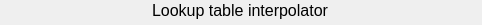
        <widget class="PyDMFrame" name="composite">
          <property name="geometry">
            <rect>
              <x>0</x>
              <y>0</y>
              <width>482</width>
              <height>25</height>
            </rect>
          </property>
          <property name="sizePolicy">
            <sizepolicy hsizetype="Ignored" vsizetype="Ignored">
              <horstretch>0</horstretch>
              <verstretch>0</verstretch>
            </sizepolicy>
          </property>
          <layout class="QGridLayout" name="gridLayout_1" columnstretch="480,1,1" rowstretch="20,2,3">
            <property name="leftMargin">
              <number>0</number>
            </property>
            <property name="topMargin">
              <number>0</number>
            </property>
            <property name="rightMargin">
              <number>0</number>
            </property>
            <property name="bottomMargin">
              <number>0</number>
            </property>
            <property name="horizontalSpacing">
              <number>0</number>
            </property>
            <property name="verticalSpacing">
              <number>0</number>
            </property>
            <item row="0" column="0" rowspan="3">
              <widget class="PyDMDrawingRectangle" name="rectangle">
                <property name="geometry">
                  <rect>
                    <x>0</x>
                    <y>0</y>
                    <width>480</width>
                    <height>25</height>
                  </rect>
                </property>
                <property name="sizePolicy">
                  <sizepolicy hsizetype="Ignored" vsizetype="Ignored">
                    <horstretch>0</horstretch>
                    <verstretch>0</verstretch>
                  </sizepolicy>
                </property>
                <property name="brush" stdset="0">
                  <brush brushstyle="SolidPattern">
                    <color alpha="255">
                      <red>255</red>
                      <green>255</green>
                      <blue>255</blue>
                    </color>
                  </brush>
                </property>
                <property name="penStyle" stdset="0">
                  <enum>Qt::SolidLine</enum>
                </property>
                <property name="penColor" stdset="0">
                  <color>
                    <red>255</red>
                    <green>255</green>
                    <blue>255</blue>
                  </color>
                </property>
                <property name="penWidth" stdset="0">
                  <double>0</double>
                </property>
                <property name="penCapStyle" stdset="0">
                  <enum>Qt::FlatCap</enum>
                </property>
                <property name="toolTip">
                  <string>rectangle</string>
                </property>
              </widget>
            </item>
            <item row="0" column="0">
              <widget class="QLabel" name="text_1">
                <property name="geometry">
                  <rect>
                    <x>0</x>
                    <y>0</y>
                    <width>480</width>
                    <height>20</height>
                  </rect>
                </property>
                <property name="sizePolicy">
                  <sizepolicy hsizetype="Ignored" vsizetype="Ignored">
                    <horstretch>0</horstretch>
                    <verstretch>0</verstretch>
                  </sizepolicy>
                </property>
                <property name="text">
                  <string>Lookup table interpolator</string>
                </property>
                <property name="font">
                  <font>
                    <pointsize>12</pointsize>
                  </font>
                </property>
                <property name="brush" stdset="0">
                  <brush brushstyle="SolidPattern">
                    <color alpha="255">
                      <red>0</red>
                      <green>0</green>
                      <blue>0</blue>
                    </color>
                  </brush>
                </property>
                <property name="toolTip">
                  <string>text_1</string>
                </property>
                <property name="alignment">
                  <set>Qt::AlignCenter</set>
                </property>
                <property name="styleSheet">
                  <string notr="true">QLabel#text_1 {
  color: rgb(0, 0, 0);
  }</string>
                </property>
              </widget>
            </item>
            <item row="2" column="0" colspan="2">
              <widget class="PyDMDrawingLine" name="polyline">
                <property name="geometry">
                  <rect>
                    <x>0</x>
                    <y>22</y>
                    <width>481</width>
                    <height>3</height>
                  </rect>
                </property>
                <property name="sizePolicy">
                  <sizepolicy hsizetype="Ignored" vsizetype="Ignored">
                    <horstretch>0</horstretch>
                    <verstretch>0</verstretch>
                  </sizepolicy>
                </property>
                <property name="toolTip">
                  <string>polyline</string>
                </property>
                <property name="brush" stdset="0">
                  <brush brushstyle="SolidPattern">
                    <color alpha="255">
                      <red>42</red>
                      <green>99</green>
                      <blue>228</blue>
                    </color>
                  </brush>
                </property>
                <property name="penStyle" stdset="0">
                  <enum>Qt::SolidLine</enum>
                </property>
                <property name="penColor" stdset="0">
                  <color>
                    <red>42</red>
                    <green>99</green>
                    <blue>228</blue>
                  </color>
                </property>
                <property name="penWidth" stdset="0">
                  <double>3</double>
                </property>
                <property name="penCapStyle" stdset="0">
                  <enum>Qt::FlatCap</enum>
                </property>
                <property name="penWidth" stdset="0">
                  <double>3</double>
                </property>
                <property name="penStyle" stdset="0">
                  <enum>Qt::SolidLine</enum>
                </property>
                <property name="penColor" stdset="0"/>
                <property name="penCapStyle" stdset="0">
                  <enum>Qt::FlatCap</enum>
                </property>
              </widget>
            </item>
          </layout>
        </widget>
